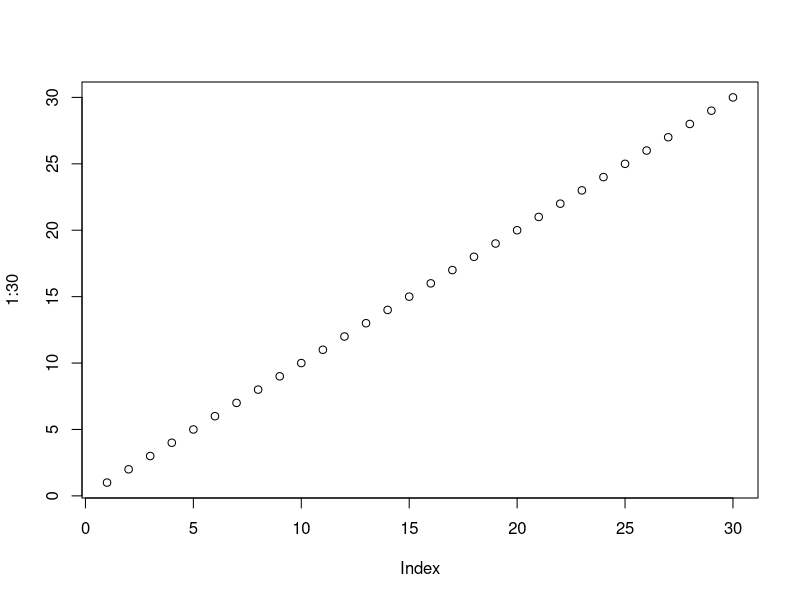

Reproduce this figure in R.

getwd()
?setwd()

#nome dos contribuidores

contributors()


#licença
licence()

#informação sobre a sessão
sessionInfo()

#imprimir na tela

print("testando print...")

#cria grafico 
plot(1:30)
